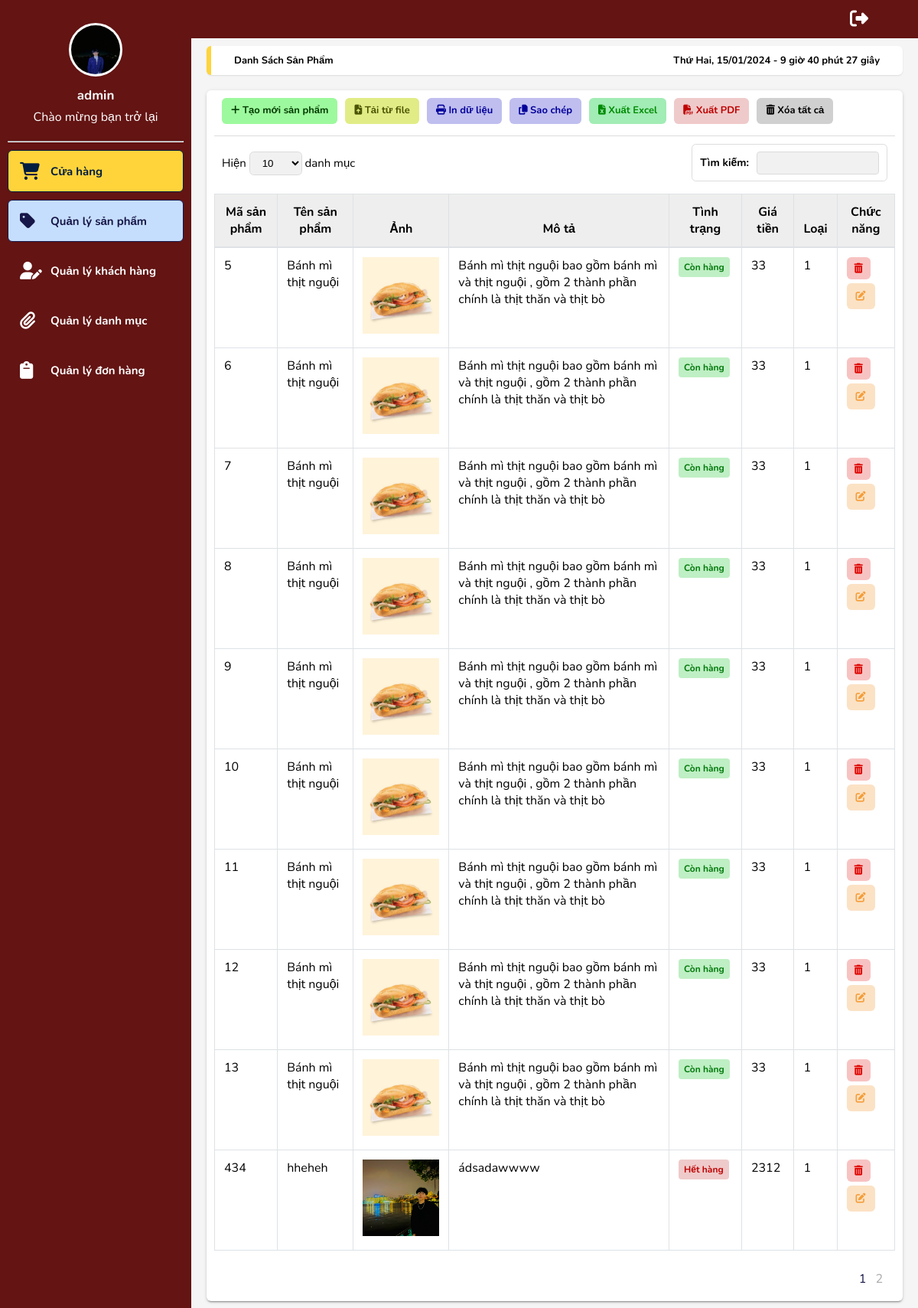
/quantri/quan-li-san-pham.php (signed in), run on the app's committed database.
### tables this page shows
CREATE TABLE `sanpham` (
  `MASP` int(11) NOT NULL,
  `TEN_SP` varchar(200) NOT NULL,
  `MO_TA` varchar(250) NOT NULL,
  `GIA` float NOT NULL,
  `MALSP` int(11) NOT NULL,
  `HINH_ANH` varchar(100) NOT NULL,
  `TRANGTHAI` tinyint(1) NOT NULL
);

### quantri/quan-li-san-pham.php (the view, shortened to what this page needs)
<!DOCTYPE html>
<html lang="en">
<head>
  <link rel="stylesheet" href="../asset/main.css">
</head>
<body>
  <?php
  include('../ketnoi.php');
  $rowsPerPage = isset($_GET['rowsPerPage']) ? $_GET['rowsPerPage'] : 10;
  $currentPage = isset($_GET['page']) ? $_GET['page'] : 1;
  $offset = ($currentPage - 1) * $rowsPerPage;
  $sqlCheckRows = "select * from sanpham where 1 = 1";
  $resultCheckRows = $connect->query($sqlCheckRows);
  $totalRow = $resultCheckRows->num_rows;
  $sql = "select * from sanpham LIMIT $offset, $rowsPerPage";
  $totalPage = ceil($totalRow / $rowsPerPage);
  $result = $connect->query($sql);
  ?>
  <header class="app-header">
    <ul class="app-nav">
      <li>
        <a class="app-nav__item" href="logout.php"><i class="fa-solid fa-right-from-bracket"></i></a>
      </li>
    </ul>
  </header>
  <aside class="app-sidebar">
    <div class="app-sidebar__user"><img class="app-sidebar__user-avatar" src="../asset/image/anhcv1.jpg" width="50px" alt="User Image">
      <div>
        <p class="app-sidebar__user-name"><b><?php echo $_SESSION['username'] ?></b></p>
        <p class="app-sidebar__user-designation">Chào mừng bạn trở lại</p>
      </div>
    </div>
    <hr>
    <ul class="app-menu">
      <li><a class="app-menu__item primary" href="tongquan.php"><i class='app-menu__icon fa-solid fa-cart-shopping'></i>
          <span class="app-menu__label">Cửa hàng</span></a></li>
      <li><a class="app-menu__item active" href="#">
          <i class="app-menu__icon fa-solid fa-tag"></i><span class="app-menu__label">Quản lý sản phẩm</span></a>
      </li>
      <li><a class="app-menu__item" href="quan-li-khach-hang.php"><i class='app-menu__icon fa-solid fa-user-pen'></i><span class="app-menu__label">Quản lý khách hàng</span></a></li>
      <li><a class="app-menu__item" href="quan-li-danh-muc.php">
          <i class="app-menu__icon fa-solid fa-paperclip"></i><span class="app-menu__label">Quản lý danh mục</span></a>
      </li>
      <li><a class="app-menu__item" href="#">
          <i class="app-menu__icon fa-solid fa-clipboard"></i><span class="app-menu__label">Quản lý đơn hàng</span></a>
      </li>
    </ul>
  </aside>
  <main class="app-content">
    <div class="app-title">
      <ul class="app-breadcrumb breadcrumb side">
        <li class="breadcrumb-item"><a href="#"><b>Danh sách sản phẩm</b></a></li>
      </ul>
      <div id="clock"></div>
    </div>
    <div class="tile">
      <div class="tile-body">
        <div class="element-button">
          <div class="button-action">
            <a class="btn btn-add btn-sm" href="#" title="Thêm"><i class="fas fa-plus"></i>
              Tạo mới sản phẩm</a>
          </div>
          <div class="button-action">
            <a class="btn btn-delete btn-sm nhap-tu-file" type="button" title="Nhập" onclick="myFunction(this)"><i class="fas fa-file-upload"></i> Tải từ file</a>
          </div>
          <div class="button-action">
            <a class="btn btn-delete btn-sm print-file" type="button" title="In" onclick="myApp.printTable()"><i class="fas fa-print"></i> In dữ liệu</a>
          </div>
          <div class="button-action">
            <a class="btn btn-delete btn-sm print-file js-textareacopybtn" type="button" title="Sao chép"><i class="fas fa-copy"></i> Sao chép</a>
          </div>
          <div class="button-action">
            <a class="btn btn-excel btn-sm" href="" title="In"><i class="fas fa-file-excel"></i> Xuất Excel</a>
          </div>
          <div class="button-action">
            <a class="btn btn-delete btn-sm pdf-file" type="button" title="In" onclick="myFunction(this)"><i class="fas fa-file-pdf"></i> Xuất PDF</a>
          </div>
          <div class="button-action">
            <a class="btn btn-delete btn-sm" type="button" title="Xóa" onclick="myFunction(this)"><i class="fas fa-trash-alt"></i> Xóa tất cả </a>
          </div>
        </div>
        <div class="extension">
          <div class="extension-show-wrap <?php echo $isSearch; ?> ">
            <div class="extension-show">
              <label>
                Hiện
                <select class="show-option" onchange="location.href = 'quan-li-san-pham.php?page=1&rowsPerPage=' + this.value;">
                  <?php
                  $options = [10, 25, 50, 100];
                  foreach ($options as $option) {
                    $selected = ($option == $rowsPerPage) ? "selected" : "";
                    echo "<option value='$option' $selected>$option</option>";
                  }
                  ?>
                </select>
                danh mục
              </label>
            </div>
          </div>
          <form action="" method="get" id="search-form">
            <div class="extention-search-wrap">
              <div class="extention-search">
                <label for="input-search">Tìm kiếm:
                  <input type="search" class="input-search" name="keyword" id="input-search" placeholder="">
                </label>
              </div>
            </div>
          </form>
        </div>
        <table class="table table-hover table-bordered">
          <thead>
            <tr>
              <th>Mã sản phẩm</th>
              <th>Tên sản phẩm</th>
              <th>Ảnh</th>
              <th>Mô tả</th>
              <th>Tình trạng</th>
              <th>Giá tiền</th>
              <th>Loại</th>
              <th>Chức năng</th>
            </tr>
          </thead>
          <tbody>
            <?php
            if ($totalRow > 0) {
              while ($row = $result->fetch_array()) {
                $isMode = ($row['TRANGTHAI'] == 1) ? 'bg-success' : 'bg-error';
            ?>
                <tr>
                  <td><?php echo $row['MASP']; ?></td>
                  <td><?php echo $row['TEN_SP']; ?></td>
                  <td><img src="<?php echo $row['HINH_ANH'] ?>" alt="" class="img-product"></td>
                  <td><?php echo $row['MO_TA']; ?></td>
                  <td><span class="badge <?php echo $isMode; ?>"><?php echo $row['TRANGTHAI'] == 1 ? "Còn hàng" : "Hết hàng"; ?></span></td>
                  <td><?php echo $row['GIA']; ?></td>
                  <td><?php echo $row['MALSP']; ?></td>
                  <td><button class="btn btn-primary btn-sm delete" type="submit" title="Xóa" data-id-delete="<?php echo $row['MASP']; ?>"><i class="fas fa-trash-alt"></i>
                    </button>
                    <button class="btn btn-primary btn-sm edit" type="submit" title="Sửa" id="show-emp" data-id="<?php echo $row['MASP']; ?>"><i class="fas fa-edit"></i></button>
                  </td>
                </tr>
            <?php
              }
            }
            ?>
          </tbody>
        </table>
      </div>
      <?php
      if ($totalRow > $rowsPerPage && empty($_GET['keyword'])) {
      ?>
        <footer>
          <div class="change-table">
            <?php
            for ($i = 1; $i <= $totalPage; $i++) {
              $isCurrentPage = ($currentPage == $i) ? 'active' : '';
              echo "<a class='table-page $isCurrentPage' href='./quan-li-san-pham.php?&page=$i'>$i</a>";
            }
            ?>
          </div>
        </footer>
      <?php
      }
      ?>
    </div>
  </main>
</body>
</html>

### data on the page
sanpham: MASP "5", TEN_SP "Bánh mì thịt nguội", HINH_ANH (picture), MO_TA "Bánh mì thịt nguội bao gồm bánh mì và thịt nguội , gồm 2 thành phần chính là thịt thăn và thịt bò", TRANGTHAI "Còn hàng", GIA "33", MALSP "1"
sanpham: MASP "6", TEN_SP "Bánh mì thịt nguội", HINH_ANH (picture), MO_TA "Bánh mì thịt nguội bao gồm bánh mì và thịt nguội , gồm 2 thành phần chính là thịt thăn và thịt bò", TRANGTHAI "Còn hàng", GIA "33", MALSP "1"
sanpham: MASP "7", TEN_SP "Bánh mì thịt nguội", HINH_ANH (picture), MO_TA "Bánh mì thịt nguội bao gồm bánh mì và thịt nguội , gồm 2 thành phần chính là thịt thăn và thịt bò", TRANGTHAI "Còn hàng", GIA "33", MALSP "1"
sanpham: MASP "8", TEN_SP "Bánh mì thịt nguội", HINH_ANH (picture), MO_TA "Bánh mì thịt nguội bao gồm bánh mì và thịt nguội , gồm 2 thành phần chính là thịt thăn và thịt bò", TRANGTHAI "Còn hàng", GIA "33", MALSP "1"
sanpham: MASP "9", TEN_SP "Bánh mì thịt nguội", HINH_ANH (picture), MO_TA "Bánh mì thịt nguội bao gồm bánh mì và thịt nguội , gồm 2 thành phần chính là thịt thăn và thịt bò", TRANGTHAI "Còn hàng", GIA "33", MALSP "1"
sanpham: MASP "10", TEN_SP "Bánh mì thịt nguội", HINH_ANH (picture), MO_TA "Bánh mì thịt nguội bao gồm bánh mì và thịt nguội , gồm 2 thành phần chính là thịt thăn và thịt bò", TRANGTHAI "Còn hàng", GIA "33", MALSP "1"
sanpham: MASP "11", TEN_SP "Bánh mì thịt nguội", HINH_ANH (picture), MO_TA "Bánh mì thịt nguội bao gồm bánh mì và thịt nguội , gồm 2 thành phần chính là thịt thăn và thịt bò", TRANGTHAI "Còn hàng", GIA "33", MALSP "1"
sanpham: MASP "12", TEN_SP "Bánh mì thịt nguội", HINH_ANH (picture), MO_TA "Bánh mì thịt nguội bao gồm bánh mì và thịt nguội , gồm 2 thành phần chính là thịt thăn và thịt bò", TRANGTHAI "Còn hàng", GIA "33", MALSP "1"
sanpham: MASP "13", TEN_SP "Bánh mì thịt nguội", HINH_ANH (picture), MO_TA "Bánh mì thịt nguội bao gồm bánh mì và thịt nguội , gồm 2 thành phần chính là thịt thăn và thịt bò", TRANGTHAI "Còn hàng", GIA "33", MALSP "1"
sanpham: MASP "434", TEN_SP "hheheh", HINH_ANH (picture), MO_TA "ádsadawwww", TRANGTHAI "Hết hàng", GIA "2312", MALSP "1"

### other printed values
$_SESSION['username'] "admin"
form field value "10"
